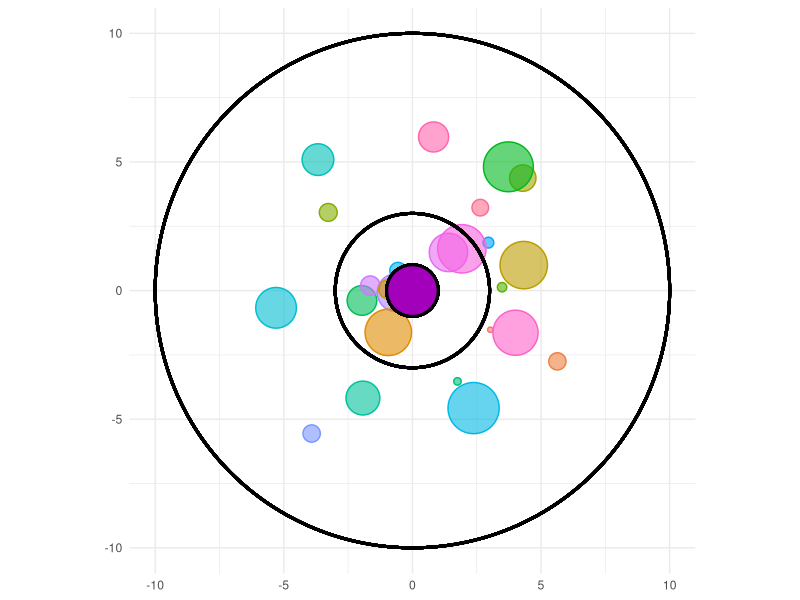
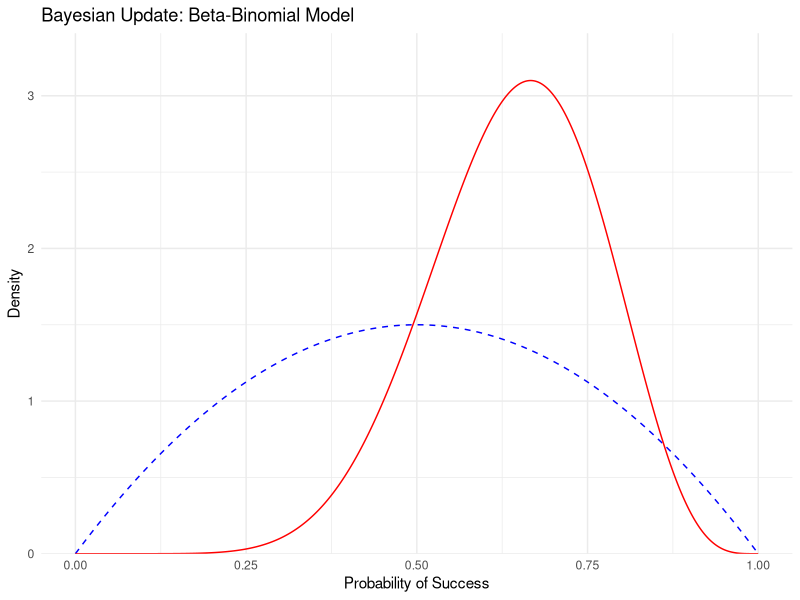

Write R code to recreate these figures, in order. (Note: this script raises an error after producing the figures.)
# Load required libraries
library(ggplot2)
library(ggforce)

# Set the number of points
n <- 25

# Create a data frame with x and y coordinates from a standard normal distribution
df <- data.frame(x = 3*rnorm(n), y = 3*rnorm(n))

# Create a vector of radii from a uniform distribution
radius <- runif(n, 0.1, 1)

# Create a vector of colors
colors <- sample(colors(), n)

# Create a scatter plot with varying size and color
p <- ggplot(df, aes(x0 = x, y0 = y)) +
  geom_circle(aes(r = radius, color = colors, fill=colors), alpha = 0.6) +
  # scale_size(range = c(0.1, 5)) + 
  theme_minimal() +
  theme(legend.position = "none") +
  coord_fixed()  # To maintain aspect ratio

p + 
  geom_circle(aes(x0 = 0, y0 = 0, r = 3), color = "black", fill = NA, size = 1) +
  geom_circle(aes(x0 = 0, y0 = 0, r = 10), color = "black", fill = NA, size = 1) +
  geom_circle(aes(x0 = 0, y0 = 0, r = 1), color = "black", fill = "#a300bc", size = 1)


# BAYES
# Load required libraries
library(ggplot2)

# Set up a grid of probability values
p <- seq(0, 1, length.out = 1000)

# Define the parameters of the beta prior
alpha_prior <- 2
beta_prior <- 2

# Define the observed data
successes <- 7
failures <- 3

# Compute the parameters of the beta posterior
alpha_posterior <- alpha_prior + successes
beta_posterior <- beta_prior + failures

# Compute the densities of the prior and posterior
prior <- dbeta(p, alpha_prior, beta_prior)
posterior <- dbeta(p, alpha_posterior, beta_posterior)

# Combine everything into a data frame
df <- data.frame(p = p, prior = prior, posterior = posterior)

# Create the plot
ggplot(df, aes(x = p)) +
  geom_line(aes(y = prior), color = "blue", linetype = "dashed") +
  geom_line(aes(y = posterior), color = "red") +
  labs(x = "Probability of Success", y = "Density", 
       title = "Bayesian Update: Beta-Binomial Model") +
  theme_minimal() +
  scale_y_continuous(expand = expansion(mult = c(0, 0.1)))  # To ensure the lines touch the x-axis

# CONTRASTIVE LEARNING ===========================================================
# Load required libraries
library(ggplot2)
library(gganimate)

# Define the initial positions of the points
df <- data.frame(
  i = 1:3,
  x = c(-1, 0, 1),
  y = c(0, 0, 0),
  color = c("red", "blue", "red")
)

g1 <- list(x=0, y=0, color="darkgreen")
g2 <- list(x=3, y=0, color="darkgreen")
r1 <- list(x=-1, y=0, color="darkred")

# Define a function to move points
# Create a data frame for each frame of the animation
n_frames = 10
df_list <- lapply(seq_len(n_frames), function(i) {
  r1 <<- list(x=r1$x-0.1, y=r1$y, color="darkred")
  g1 <<- list(x=g1$x+0.1, y=g1$y, color="darkgreen")
  g2 <<- list(x=g2$x-0.1, y=g2$y, color="darkgreen")
  data.frame(frame=rep(i,3), x=c(r1$x,g1$x,g2$x), y=rep(0,3), 
    color=c(r1$color,g1$color,g2$color))
})

# Bind the data frames together
df_anim <- dplyr::bind_rows(df_list)

# Create the initial plot
p <- ggplot(df_anim, aes(x = x, y = y, color = color)) +
  geom_point(size = 20) +
  theme_minimal() +
  theme(legend.position = "none") +
  coord_cartesian(xlim = c(-2, 4), ylim = c(-1, 1)) +
  labs(title = "Frame: {closest_state}")

# Create the animation
animation <- p +
  transition_states(frame, transition_length = 1, state_length = 1) +
  ease_aes('linear')

animate(animation, renderer = gifski_renderer("moving_points.gif"), duration = 2, fps = 10, width = 800, height = 600)
